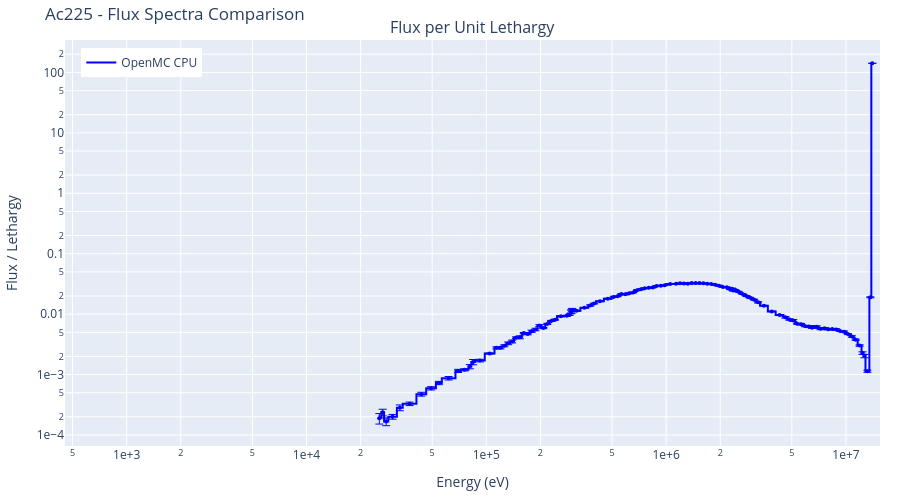
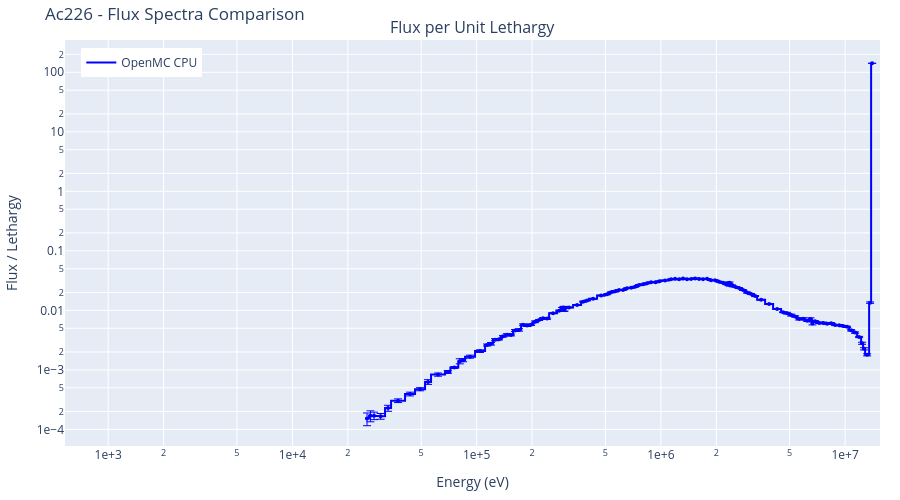
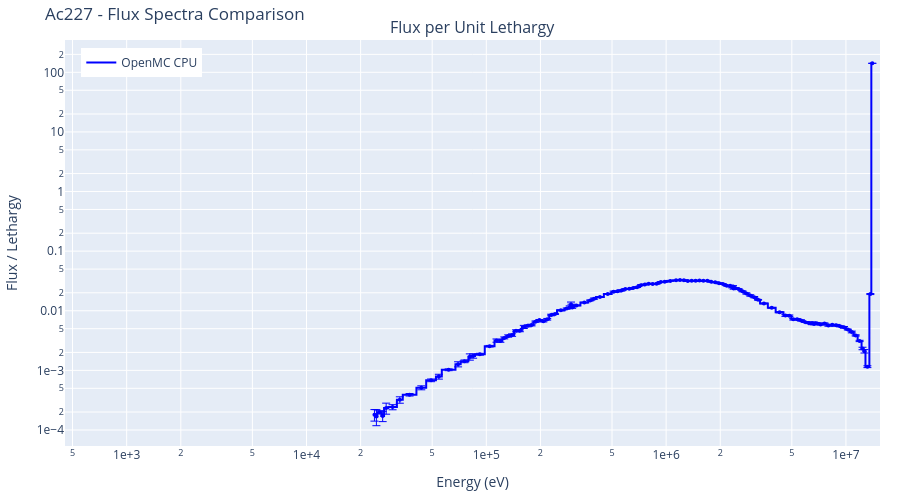

Notebook cell for these charts, in order:
### Markdown cell above
## Results by Nuclide

### Code cell
# Per-nuclide flux-spectra comparison, agreement metrics, and tally tables.
neutron.display_results(TASK, all_results)

### Figure 1 — Plotly figure (JSON) as saved in the notebook; plotly's stock layout.template omitted (floating-point values rounded to 4 significant figures; data arrays with more than 128 entries replaced by an {"elided": "..."} marker saying what was removed)
{"data": [{"legend": "legend", "line": {"color": "blue", "width": 2}, "mode": "lines", "name": "OpenMC CPU", "showlegend": true, "type": "scatter", "x": {"elided": "350 float values"}, "xaxis": "x", "y": {"elided": "350 float values"}, "yaxis": "y"}, {"error_y": {"array": {"elided": "175 float values"}, "color": "blue", "thickness": 1, "type": "data", "visible": true}, "marker": {"color": "blue", "size": 4, "symbol": "circle"}, "mode": "markers", "name": "OpenMC CPU error", "showlegend": false, "type": "scatter", "x": {"elided": "175 float values"}, "xaxis": "x", "y": {"elided": "175 float values"}, "yaxis": "y"}], "layout": {"annotations": [{"font": {"size": 16}, "showarrow": false, "text": "Flux per Unit Lethargy", "x": 0.5, "xanchor": "center", "xref": "paper", "y": 1.0, "yanchor": "bottom", "yref": "paper"}], "height": 500, "legend": {"x": 0.02, "xanchor": "left", "y": 0.98, "yanchor": "top"}, "legend2": {"x": 0.02, "xanchor": "left", "y": 0.27, "yanchor": "top"}, "margin": {"b": 40, "l": 60, "r": 20, "t": 40}, "title": {"text": "Ac225 - Flux Spectra Comparison"}, "xaxis": {"anchor": "y", "domain": [0.0, 1.0], "exponentformat": "e", "range": [2.657, 7.189], "title": {"text": "Energy (eV)"}, "type": "log"}, "yaxis": {"anchor": "x", "domain": [0.0, 1.0], "exponentformat": "e", "title": {"text": "Flux / Lethargy"}, "type": "log"}}}

### Figure 2 — Plotly figure (JSON) as saved in the notebook; plotly's stock layout.template omitted (floating-point values rounded to 4 significant figures; data arrays with more than 128 entries replaced by an {"elided": "..."} marker saying what was removed)
{"data": [{"legend": "legend", "line": {"color": "blue", "width": 2}, "mode": "lines", "name": "OpenMC CPU", "showlegend": true, "type": "scatter", "x": {"elided": "350 float values"}, "xaxis": "x", "y": {"elided": "350 float values"}, "yaxis": "y"}, {"error_y": {"array": {"elided": "175 float values"}, "color": "blue", "thickness": 1, "type": "data", "visible": true}, "marker": {"color": "blue", "size": 4, "symbol": "circle"}, "mode": "markers", "name": "OpenMC CPU error", "showlegend": false, "type": "scatter", "x": {"elided": "175 float values"}, "xaxis": "x", "y": {"elided": "175 float values"}, "yaxis": "y"}], "layout": {"annotations": [{"font": {"size": 16}, "showarrow": false, "text": "Flux per Unit Lethargy", "x": 0.5, "xanchor": "center", "xref": "paper", "y": 1.0, "yanchor": "bottom", "yref": "paper"}], "height": 500, "legend": {"x": 0.02, "xanchor": "left", "y": 0.98, "yanchor": "top"}, "legend2": {"x": 0.02, "xanchor": "left", "y": 0.27, "yanchor": "top"}, "margin": {"b": 40, "l": 60, "r": 20, "t": 40}, "title": {"text": "Ac226 - Flux Spectra Comparison"}, "xaxis": {"anchor": "y", "domain": [0.0, 1.0], "exponentformat": "e", "range": [2.766, 7.189], "title": {"text": "Energy (eV)"}, "type": "log"}, "yaxis": {"anchor": "x", "domain": [0.0, 1.0], "exponentformat": "e", "title": {"text": "Flux / Lethargy"}, "type": "log"}}}

### Figure 3 — Plotly figure (JSON) as saved in the notebook; plotly's stock layout.template omitted (floating-point values rounded to 4 significant figures; data arrays with more than 128 entries replaced by an {"elided": "..."} marker saying what was removed)
{"data": [{"legend": "legend", "line": {"color": "blue", "width": 2}, "mode": "lines", "name": "OpenMC CPU", "showlegend": true, "type": "scatter", "x": {"elided": "350 float values"}, "xaxis": "x", "y": {"elided": "350 float values"}, "yaxis": "y"}, {"error_y": {"array": {"elided": "175 float values"}, "color": "blue", "thickness": 1, "type": "data", "visible": true}, "marker": {"color": "blue", "size": 4, "symbol": "circle"}, "mode": "markers", "name": "OpenMC CPU error", "showlegend": false, "type": "scatter", "x": {"elided": "175 float values"}, "xaxis": "x", "y": {"elided": "175 float values"}, "yaxis": "y"}], "layout": {"annotations": [{"font": {"size": 16}, "showarrow": false, "text": "Flux per Unit Lethargy", "x": 0.5, "xanchor": "center", "xref": "paper", "y": 1.0, "yanchor": "bottom", "yref": "paper"}], "height": 500, "legend": {"x": 0.02, "xanchor": "left", "y": 0.98, "yanchor": "top"}, "legend2": {"x": 0.02, "xanchor": "left", "y": 0.27, "yanchor": "top"}, "margin": {"b": 40, "l": 60, "r": 20, "t": 40}, "title": {"text": "Ac227 - Flux Spectra Comparison"}, "xaxis": {"anchor": "y", "domain": [0.0, 1.0], "exponentformat": "e", "range": [2.657, 7.189], "title": {"text": "Energy (eV)"}, "type": "log"}, "yaxis": {"anchor": "x", "domain": [0.0, 1.0], "exponentformat": "e", "title": {"text": "Flux / Lethargy"}, "type": "log"}}}
